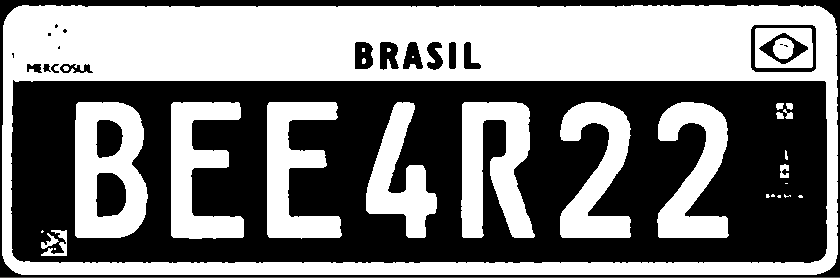
#> input picture 6 - Operações Mofológicas/placa.PNG, 840 x 278 px
$ jupyter execute dilatacao.ipynb   (shell and % lines are left out)
#> lines starting #> are read from the running program, lines starting #| are printed output that depends on the picture
# Operação de dilatação

A operação de dilatação é oposto da operação de erosão. Nesse procedimento, a área do objeto de interesse será dilatada, ou seja, o objeto do primeiro plano ficará maior do que era inicialmente.

Importando as bibliotecas e lendo a imagem

[cell 1]
import cv2
from matplotlib import pyplot as plt
import numpy as np

img = cv2.imread('placa.PNG')
#> img is the input picture: shape (278, 840, 3); mean B, G, R 124.6, 124.6, 124.6

# Elemento estruturante

O elemento estruturante pode ser encarado como uma imagem binária, menor que a imagem original, armazenado geralmente em uma matriz quadrada.

O elemento estruturante é a base para que qualquer operação morfológia seja executada

[cell 2]
element_estr = cv2.getStructuringElement(cv2.MORPH_ELLIPSE, (7,7))
print(element_estr)

FUNÇÃO **dilate(img, elem_estr, interc)**

Entrada:
          1. img = Imagem com a qual queremos trabalhar.
          2. elem_estr = Elemento estruturante.
          3. interc = interações desejadas.

Saída:
          1. Matriz referente a imagem sofrida com a dilatação.

[cell 3]
img_process = cv2.dilate(img, element_estr, iterations = 2)
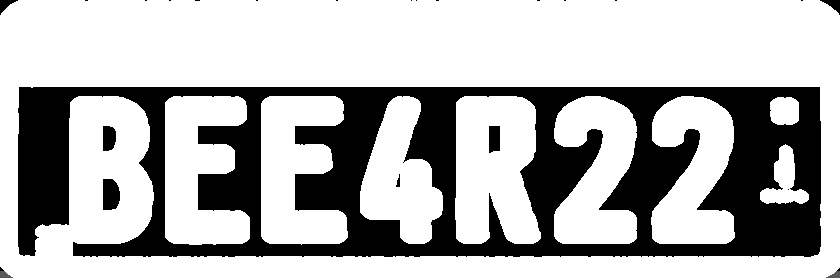
#> img_process: shape (278, 840, 3); mean B, G, R 179.4, 179.4, 179.4

fig = plt.figure(figsize=(10,8))

ax1 = fig.add_subplot(211)
plt.imshow(img)
plt.title("Imagem Original")

ax2 = fig.add_subplot(212)
plt.imshow(img_process)
plt.title("Imagem com dilatação")

plt.show()
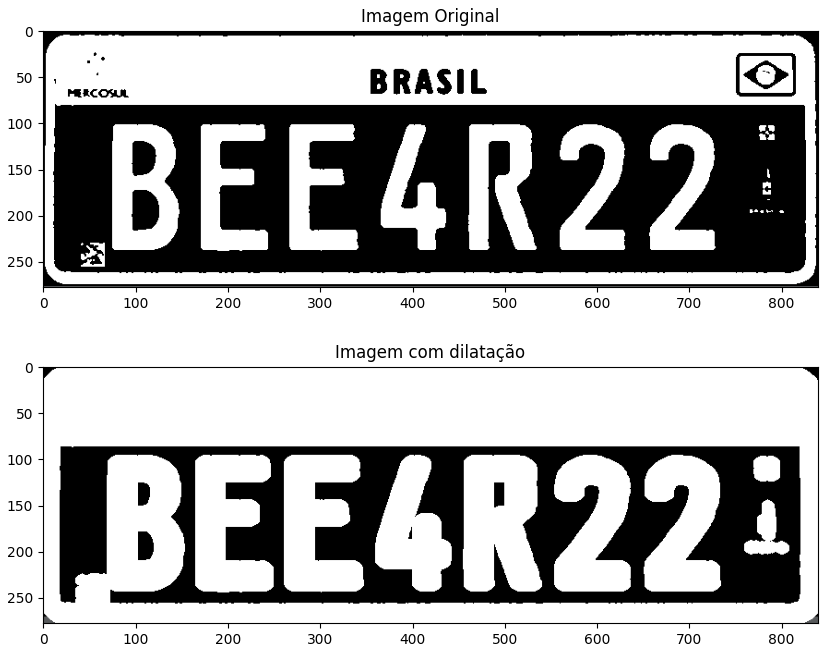
#> figure drawn by matplotlib, 2 panels; B, G, R data is drawn as R, G, B

$ run again, with 6 - Operações Mofológicas/1.PNG copied over 6 - Operações Mofológicas/placa.PNG
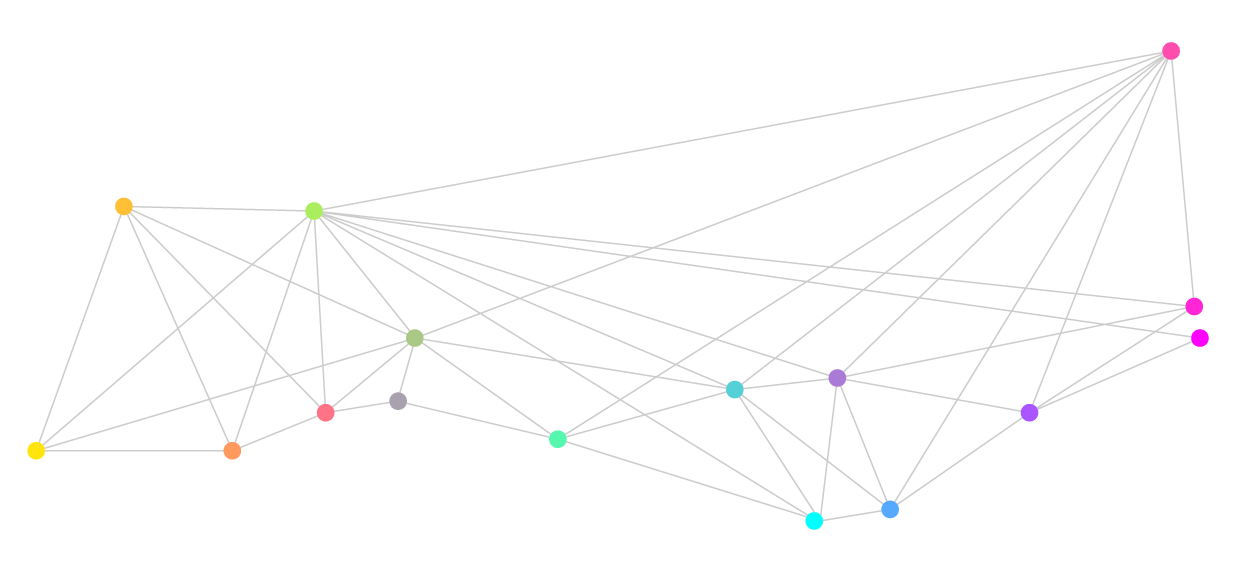
#> input picture 6 - Operações Mofológicas/1.PNG, 1238 x 575 px
#> img is the input picture: shape (575, 1238, 3); mean B, G, R 253, 252.9, 253.1
#> `img_process = cv2.dilate(img, element_estr, iterations = 2)`:
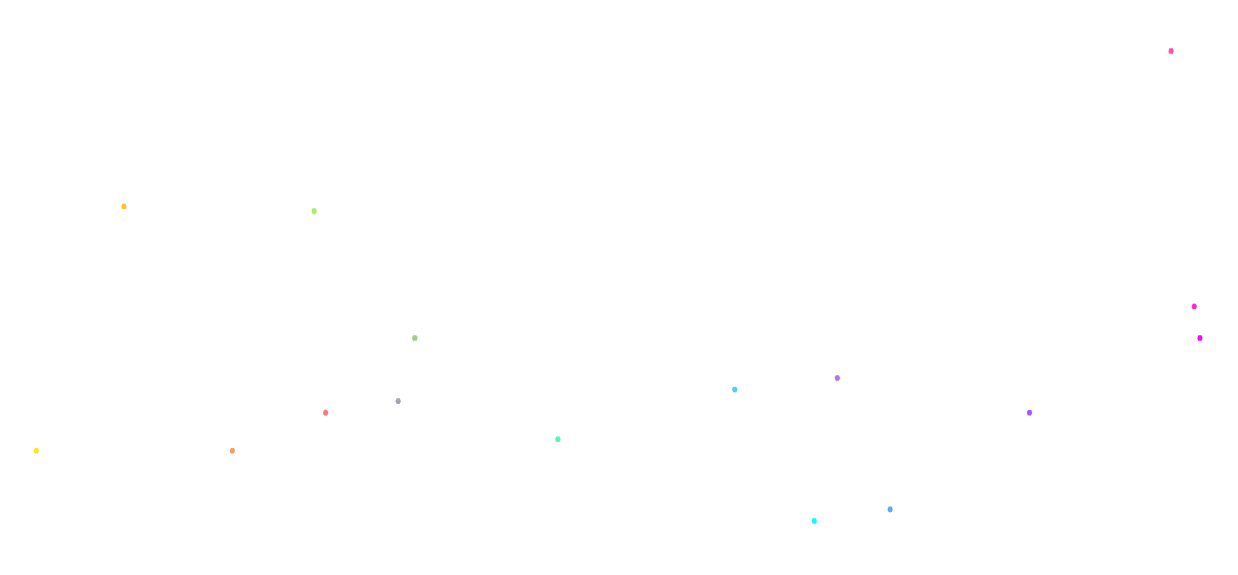
#> img_process: shape (575, 1238, 3); mean B, G, R 255, 254.9, 255
#> `plt.show()`:
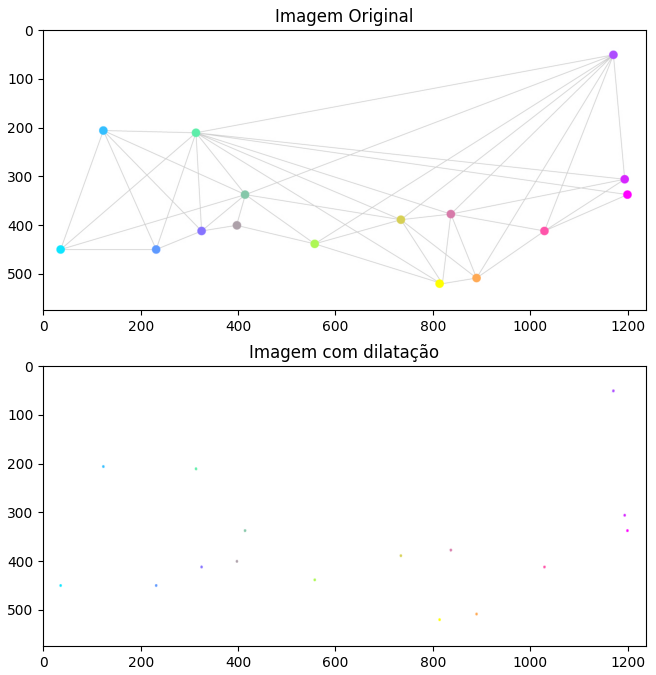
#> figure drawn by matplotlib, 2 panels; B, G, R data is drawn as R, G, B
